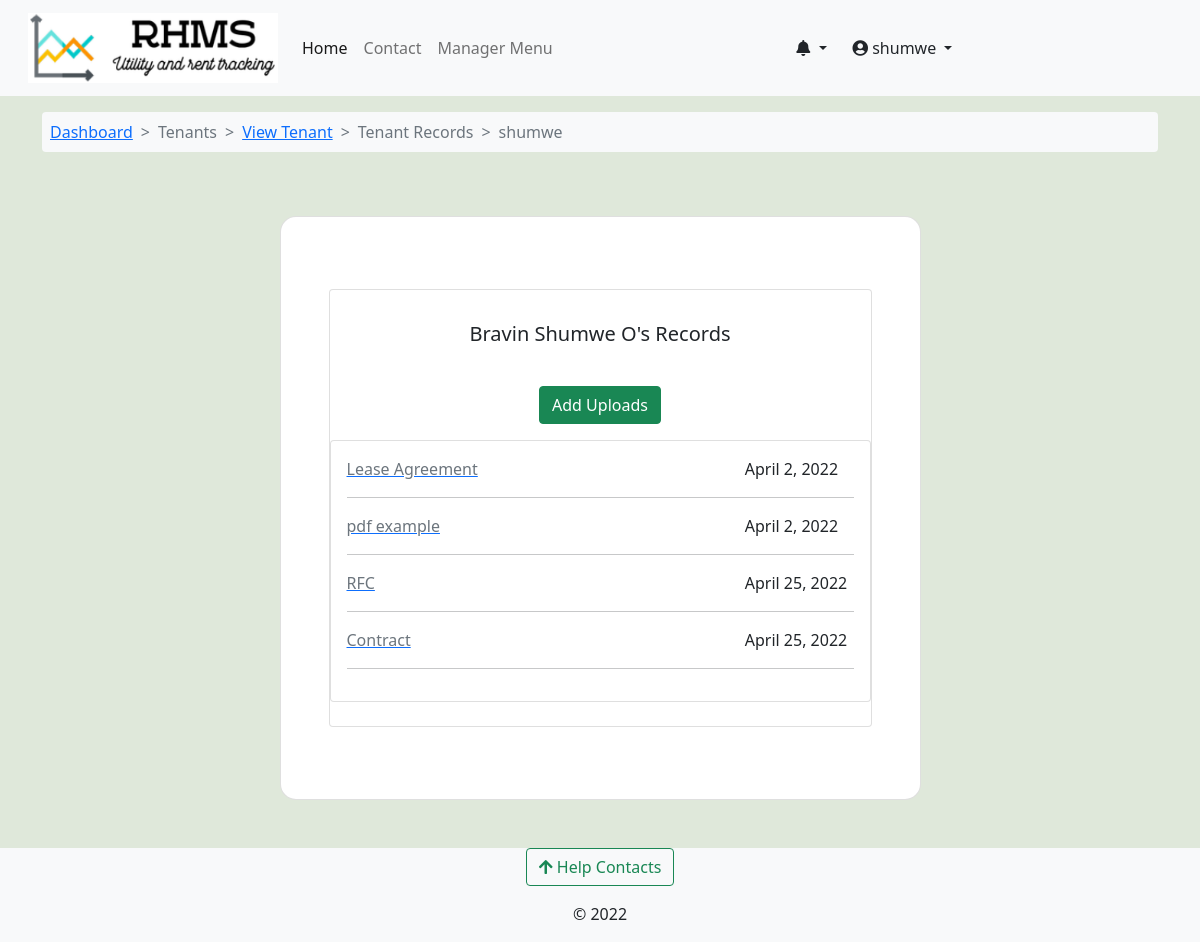
The page /accounts/tenant_associated_records/niagra-bumnsd-sd-djks/0001-niagra-bumnsd-sd-djks/shumwe/ (signed in) on the database its author committed.
### accounts/models.py (models this page shows, shortened)
class User(AbstractUser):
    avatar = models.ImageField(upload_to=get_avatar_path, default='no-avatar.png')
    is_verified = models.BooleanField(default=False)
    is_tenant = models.BooleanField(default=False)
    is_manager = models.BooleanField(default=False)

class Tenants(models.Model):
    associated_account = models.OneToOneField(User, on_delete=models.CASCADE, verbose_name='tenant')
    full_name = models.CharField(max_length=100)
    id_number = models.CharField(max_length=10)
    id_front = models.ImageField(upload_to=get_user_docs_path, blank=True)
    id_back = models.ImageField(upload_to=get_user_docs_path, blank=True)
    active_phone_number = PhoneNumberField()
    policy_agreement = models.BooleanField(default=False)
    rented_unit = models.ForeignKey(RentalUnit, on_delete=models.CASCADE, related_name="tenants", null=True, blank=True)
    moved_in = models.BooleanField(default=False)
    move_in_date = models.DateTimeField(null=True, blank=True)
    created = models.DateTimeField(default=datetime.now)
    updated = models.DateTimeField(auto_now=True)
    class Meta:
        verbose_name_plural = 'Tenants'

class RelatedRecords(models.Model):
    tenant = models.ForeignKey(Tenants, on_delete=models.CASCADE)
    title = models.CharField(max_length=155, null=True, blank=True)
    file = models.FileField(upload_to=get_related_record_path, verbose_name='Upload file')
    created = models.DateTimeField(auto_now_add=True)
    updated = models.DateTimeField(auto_now=True)
    class Meta:
        verbose_name = 'Related Records'
        verbose_name_plural = verbose_name

### accounts/views.py (the view)
# urls.py: path('tenant_associated_records/<slug:building_slug>/<slug:unit_slug>/<slug:username>/', views.tenant_associated_records, name='tenant_associated_records'),
@login_required
@user_passes_test(lambda user: user.is_manager == True, login_url='profile')
def tenant_associated_records(request, building_slug, unit_slug, username):
    building = Building.objects.get(slug=building_slug)
    unit = RentalUnit.objects.get(slug=unit_slug, building=building)
    tenant = Tenants.objects.get(rented_unit=unit,associated_account__username=username)
    tenant_records = RelatedRecords.objects.filter(tenant=tenant)
    page = request.GET.get('page', 1)
    paginator = Paginator(tenant_records, 9)
    try:
        records = paginator.page(page)
    except PageNotAnInteger:
        records = paginator.page(1)
    except EmptyPage:
        records = paginator.page(paginator.num_pages)
    if request.method == 'POST':
        record_form = RecordsForm(request.POST,request.FILES)
        if record_form.is_valid():
            record_form.instance.tenant = tenant
            record_form.save()
            messages.success(request, 'Record added successfully')
            return HttpResponseRedirect("")
    else:
        record_form = RecordsForm()
    context = {
        'building': building,'unit':unit,'tenant':tenant,'tenant_records': records,
        'record_form':record_form,
    }
    return render(request, 'accounts/tenant_records.html', context)

### accounts/context_processors.py (called while the page is built)
def get_notifications(request):
    user = request.user
    if user.is_authenticated:
        notifications = UserNotifications.objects.filter(
            user_id=user).order_by('-created')[:7]
        return dict(notifications=notifications)
    else:
        return {'false': False}

### complaints/context_processors.py (called while the page is built)
def get_contacts(request):
    user = request.user
    if user.is_authenticated:
        if user.is_tenant:
            tenant = Tenants.objects.get(associated_account=user)
            building = Building.objects.get(id=tenant.rented_unit.building_id)
            contacts = HelpContacts.objects.filter(associated_building=building)
            return dict(contacts=contacts)
        elif user.is_manager:
            contacts = HelpContacts.objects.all()
            return dict(contacts=contacts)
        else:
            contacts = HelpContacts.objects.filter(make_publicly_available=True)
            return dict(contacts=contacts)
    else:
        contacts = HelpContacts.objects.filter(make_publicly_available=True)
        return dict(contacts=contacts)

### rental_property/context_processors.py (called while the page is built)
def my_managed_buildings(request):
    user_instance = request.user
    if user_instance.is_authenticated:
        manager_instance = Managers.objects.filter(associated_account=user_instance)[:1]
        managed_buildings = Building.objects.filter(manager=manager_instance)
        return dict(managed_buildings=managed_buildings)
    else:
        return {'False': False,}

### accounts/templates/accounts/tenant_records.html (shortened to what this page needs)
{% extends 'base.html' %}
{% load crispy_forms_tags %}
{% load humanize %}
{% block content %}
<nav class="container mt-3">
  <ol class="breadcrumb bg-light p-2 rounded-2">
      <li class="breadcrumb-item"> <a href="{% url 'building-dashboard' building.slug %}">Dashboard</a></li>
      <li class="breadcrumb-item active"> Tenants </li>
      <li class="breadcrumb-item active"><a href="{% url 'view-tenant' building.slug tenant.associated_account.username %}"> View Tenant </a> </li>
      <li class="breadcrumb-item active"> Tenant Records</li>
      <li class="breadcrumb-item active"> {{tenant.associated_account.username}}</li>
  </ol>
</nav>
<section>
    <div class="container mt-5 mb-5 h-100">
      <div class="row d-flex justify-content-center align-items-center h-100">
        <div class="col-12 col-md-8 col-lg-8 col-xl-7">
          <div class="card shadow-2-strong" style="border-radius: 1rem;">
            <div class="card-body p-5">
                <br>
                <div class="card mb-4">
                    <div class="card-body text-center">
                        <h5 class="my-3"> {{tenant.full_name}}'s Records </h5>
                        <br>
                        <span class="text-center"><button class="btn btn-success" data-bs-toggle="modal" data-bs-target="#recordsBackdrop">
                           Add Uploads </button> </span>
                    </div>
                <div class="card mb-4">
                  <div class="card-body">
                      {% for record in tenant_records %}
                    <div class="row">
                      <div class="col-sm-9">
                        <a href="{{record.file.url}}"><p class="text-muted mb-0"> {{record.title}} </p> </a>
                      </div>
                      <div class="col-sm-3">
                        <p class="mb-0"> {{record.created|naturalday}} </p>
                      </div>
                    </div>
                    <hr/>
                    {% endfor %}
                </div>
                </div>
            </div>
        </div>
      </div>
    </div>
  </div>
</section>
{% endblock %}

### templates/base.html (shortened to what this page needs)
<!doctype html>
<html lang="en">
  {% load static %}
  {% load i18n %}
  <head>
    {% load pwa %}
    <link href="https://cdn.jsdelivr.net/npm/bootstrap@5.0.2/dist/css/bootstrap.min.css" rel="stylesheet">
    <link type="text/css" href="{% static 'css/main.css' %}" rel="stylesheet">
    <link rel="stylesheet" href="https://cdnjs.cloudflare.com/ajax/libs/font-awesome/4.7.0/css/font-awesome.min.css">
    <link rel="stylesheet" href="https://pro.fontawesome.com/releases/v5.11.2/css/all.css">
  </head>
  <body class="d-flex flex-column min-vh-100" style="background-color: #dfe8da;">
    <nav class="navbar navbar-expand-lg navbar-light bg-light" aria-label="main-nav">
        <div class="container-fluid">
          <a class="navbar-brand align" href="{% url 'operational-buildings' %}">
                <div class="d-flex">
                    <div class="ms-3 d-flex flex-column">
                      <img src="{% static 'img/rhms_logo2.png' %}" alt="logo" width="250" height="70"/>
                    </div>
                </div>
            </a>
            <div class="collapse navbar-collapse" id="mynav">
                <ul class="navbar-nav mb-lg-0">
                    <li class="nav-item"> <a class="nav-link active" aria-current="page" href="{% url 'operational-buildings' %}">Home</a> </li>
                    <li class="nav-item"> <a class="nav-link" aria-current="page" href="{% url 'core:contact' %}">Contact</a> </li>
                    {% if user.is_manager %}
                    <li class="nav-item"> <a class="nav-link" data-bs-toggle="offcanvas" href="#hrmsCanvas" role="button" aria-controls="hrmsCanvas">Manager Menu</a> </li>
                    {% endif %}
                </ul>
                </div>
                {% if request.user.is_authenticated %}
                <div class="collapse navbar-collapse" id="mynav">
                  <div class="dropdown">
                    <a href="#" class="btn dropdown-toggle" type="button" id="messagesDrop" data-bs-toggle="dropdown" aria-haspopup="true" aria-expanded="false">
                      <em class="fas fa-bell"></em>
                    </a>
                      {% load humanize %}
                  </div>
                <div class="collapse navbar-collapse" id="mynav">
                  <div class="dropdown">
                    <a href="#" class="btn dropdown-toggle" type="button" id="dropdownMenuButton" data-bs-toggle="dropdown" aria-haspopup="true" aria-expanded="false">
                      <em class="fas fa-user-circle"></em> {{ request.user.username }}
                    </a>
                  </div>
                </div>
                {% endif %}
            </div>
    </nav>
    {% block content %}	{% endblock content%}
    <footer class="mt-auto bg-light">
      <div class="mb-3 text-center">
      <button class="btn btn-outline-success" type="button" data-bs-toggle="offcanvas" data-bs-target="#contactsOffcanvas" aria-controls="contactsOffcanvas"><em class="fas fa-arrow-upfas fa-arrow-up"></em> Help Contacts</button>
      </div>
      <div>
        <p class="text-center ">&copy; 2022</p>
  </footer>
  </body>
</html>

### static/css/main.css (style rules this page uses)
:root { --header-height: 3rem; --nav-width: 68px; --first-color-light: #AFA5D9; --white-color: #F7F6FB; --body-font: 'Nunito', sans-serif; --normal-font-size: 1rem; --z-fixed: 100 }
.breadcrumb-item + .breadcrumb-item::before { content: ">"; }

### rows shown on the page
User: user.username "shumwe"
Tenants: associated_account.username "shumwe", full_name "Bravin Shumwe O"
RelatedRecords: title "Lease Agreement", created "April 2, 2022"
RelatedRecords: title "pdf example", created "April 2, 2022"
RelatedRecords: title "RFC", created "April 25, 2022"
RelatedRecords: title "Contract", created "April 25, 2022"
